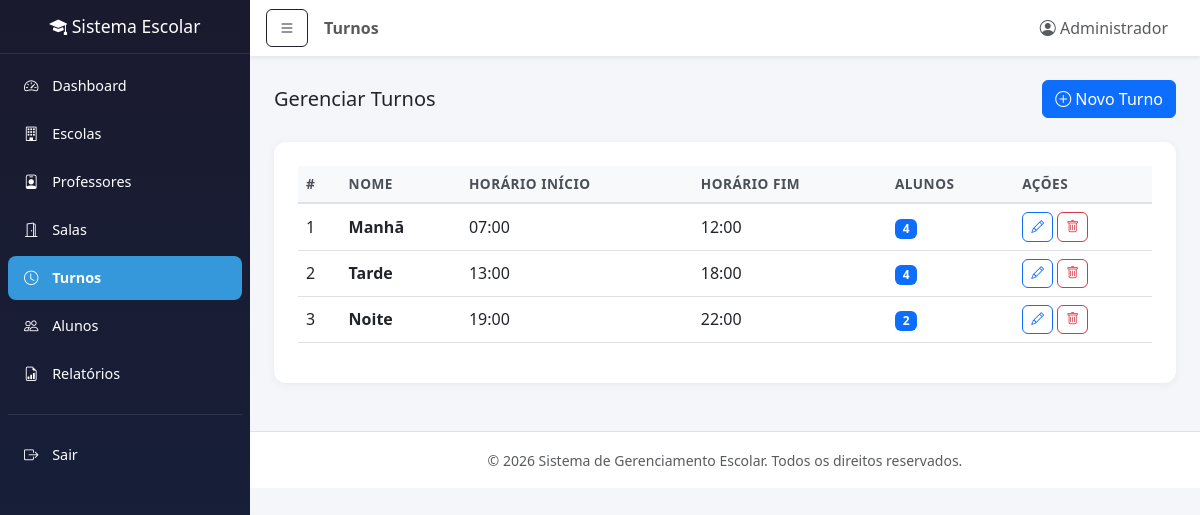
/turnos.php (signed in), run on the app's committed database.
### tables this page shows
CREATE TABLE IF NOT EXISTS turnos (
    id INT AUTO_INCREMENT PRIMARY KEY,
    nome VARCHAR(50) NOT NULL,
    horario_inicio TIME,
    horario_fim TIME,
    ativo TINYINT(1) DEFAULT 1,
    criado_em DATETIME DEFAULT CURRENT_TIMESTAMP
);

### turnos.php (the view, shortened to what this page needs)
<?php
require_once __DIR__ . '/includes/header.php';
$conn = getConnection();
$turnos = $conn->query("
    SELECT t.*,
        (SELECT COUNT(*) FROM alunos a WHERE a.turno_id = t.id) as total_alunos
    FROM turnos t
    WHERE t.ativo = 1
    ORDER BY t.horario_inicio
")->fetchAll();
?>
<div class="d-flex justify-content-between align-items-center mb-4">
    <h5 class="mb-0">Gerenciar Turnos</h5>
    <button class="btn btn-primary" data-bs-toggle="modal" data-bs-target="#modalTurno" onclick="limparForm()">
        <i class="bi bi-plus-circle"></i> Novo Turno
    </button>
</div>
<div class="table-container fade-in">
    <div class="table-responsive">
        <table class="table table-hover">
            <thead>
                <tr>
                    <th>#</th>
                    <th>Nome</th>
                    <th>Horário Início</th>
                    <th>Horário Fim</th>
                    <th>Alunos</th>
                    <th>Ações</th>
                </tr>
            </thead>
            <tbody>
                <?php foreach ($turnos as $turno): ?>
                <tr>
                    <td><?php echo $turno['id']; ?></td>
                    <td><strong><?php echo htmlspecialchars($turno['nome']); ?></strong></td>
                    <td><?php echo $turno['horario_inicio'] ? date('H:i', strtotime($turno['horario_inicio'])) : '-'; ?></td>
                    <td><?php echo $turno['horario_fim'] ? date('H:i', strtotime($turno['horario_fim'])) : '-'; ?></td>
                    <td><span class="badge bg-primary"><?php echo $turno['total_alunos']; ?></span></td>
                    <td>
                        <button class="btn btn-sm btn-outline-primary btn-action" onclick="editarTurno(<?php echo htmlspecialchars(json_encode($turno)); ?>)">
                            <i class="bi bi-pencil"></i>
                        </button>
                        <form method="POST" class="d-inline">
                            <button type="submit" class="btn btn-sm btn-outline-danger btn-action btn-delete">
                                <i class="bi bi-trash"></i>
                            </button>
                        </form>
                    </td>
                </tr>
                <?php endforeach; ?>
            </tbody>
        </table>
    </div>
</div>
<?php require_once __DIR__ . '/includes/footer.php'; ?>

### assets/css/style.css (style rules this page uses)
:root { --sidebar-width: 250px; --primary-color: #2c3e50; --secondary-color: #3498db; --success-color: #27ae60; --warning-color: #f39c12; --danger-color: #e74c3c; --info-color: #17a2b8; }
body { font-family: 'Segoe UI', Tahoma, Geneva, Verdana, sans-serif; background-color: #f4f6f9; min-height: 100vh; }
.table-container { background: #fff; border-radius: 12px; box-shadow: 0 2px 10px rgba(0, 0, 0, 0.05); padding: 1.5rem; }
.table thead th { background-color: #f8f9fa; border-bottom: 2px solid #dee2e6; font-weight: 600; font-size: 0.85rem; text-transform: uppercase; letter-spacing: 0.5px; color: #495057; }
.table td { vertical-align: middle; }
.btn-action { padding: 0.25rem 0.5rem; font-size: 0.8rem; border-radius: 6px; }
.fade-in { animation: fadeIn 0.3s ease-in-out; }

### data on the page
turnos: id "1", nome "Manhã", horario_inicio "07:00", horario_fim "12:00", total_alunos "4"
turnos: id "2", nome "Tarde", horario_inicio "13:00", horario_fim "18:00", total_alunos "4"
turnos: id "3", nome "Noite", horario_inicio "19:00", horario_fim "22:00", total_alunos "2"

### other printed values
$pageTitle "Turnos"
getUsuarioNome() "Administrador"
